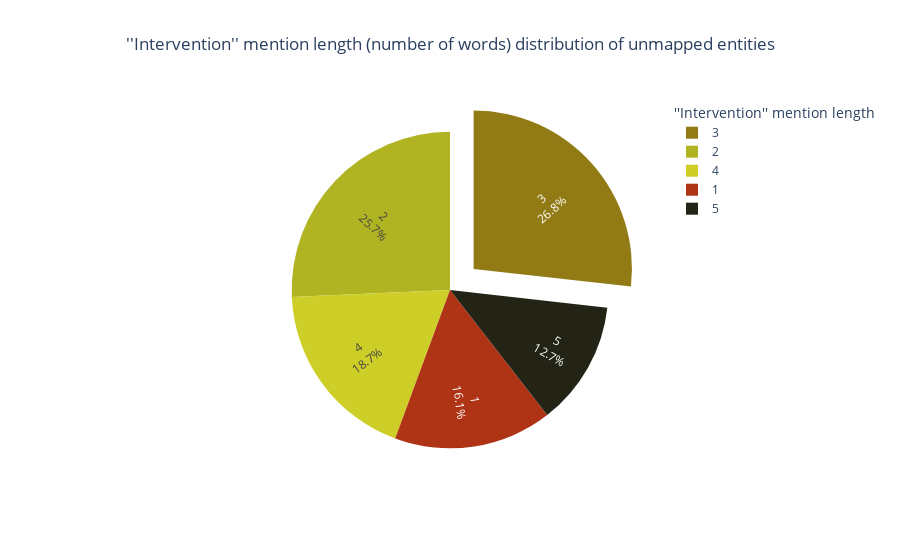

Write notebook code for a chart like this one.
### Code cell
import plotly.graph_objects as go

night_colors = ['rgb(146, 123, 21)', 'rgb(177, 180, 34)', 'rgb(206, 206, 40)',
                'rgb(175, 51, 21)', 'rgb(35, 36, 21)']

labels = []
values = []

for eachTuple in top_unmapped_lengths:
    labels.append( eachTuple[0] )
    values.append( eachTuple[1] )

# pull is given as a fraction of the pie radius
fig = go.Figure( data=[go.Pie(labels=labels, values=values, textinfo='label+percent',
                             insidetextorientation='radial', pull=[0.2, 0, 0.0, 0, 0], marker_colors=night_colors)])

fig.update_layout(title_text='\'\'Intervention\'\' mention length (number of words) distribution of unmapped entities', title_x=0.5 )
fig.update_layout(legend=dict({'traceorder': 'normal'}), legend_title_text='\'\'Intervention\'\' mention length', legend_x=0.8)
fig.show()

### Figure 1 — Plotly figure (JSON) as saved in the notebook; plotly's stock layout.template omitted (floating-point values rounded to 4 significant figures)
{"data": [{"insidetextorientation": "radial", "labels": [3, 2, 4, 1, 5], "marker": {"colors": ["rgb(146, 123, 21)", "rgb(177, 180, 34)", "rgb(206, 206, 40)", "rgb(175, 51, 21)", "rgb(35, 36, 21)"]}, "pull": [0.2, 0, 0, 0, 0], "textinfo": "label+percent", "type": "pie", "values": [37802, 36293, 26346, 22792, 17932]}], "layout": {"legend": {"title": {"text": "''Intervention'' mention length"}, "traceorder": "normal", "x": 0.8}, "title": {"text": "''Intervention'' mention length (number of words) distribution of unmapped entities", "x": 0.5}}}
